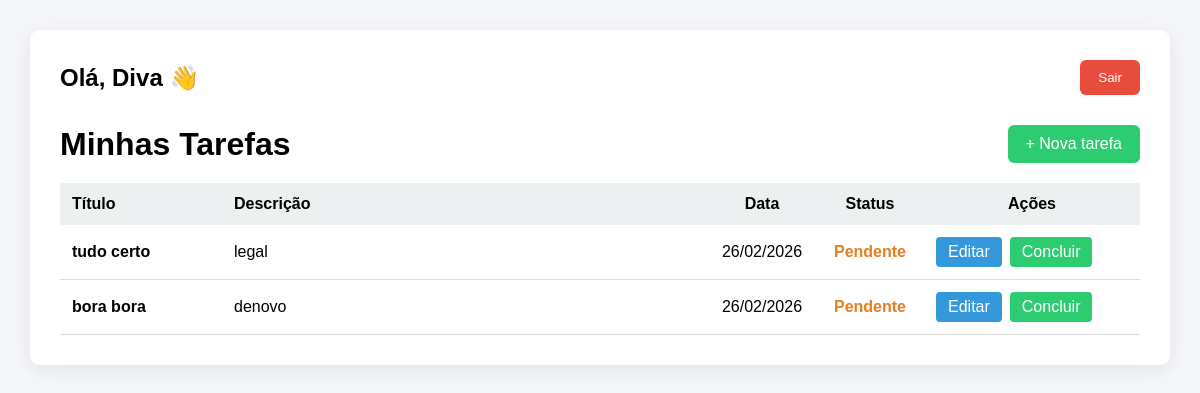
Page / (signed in) on the earlier database version.
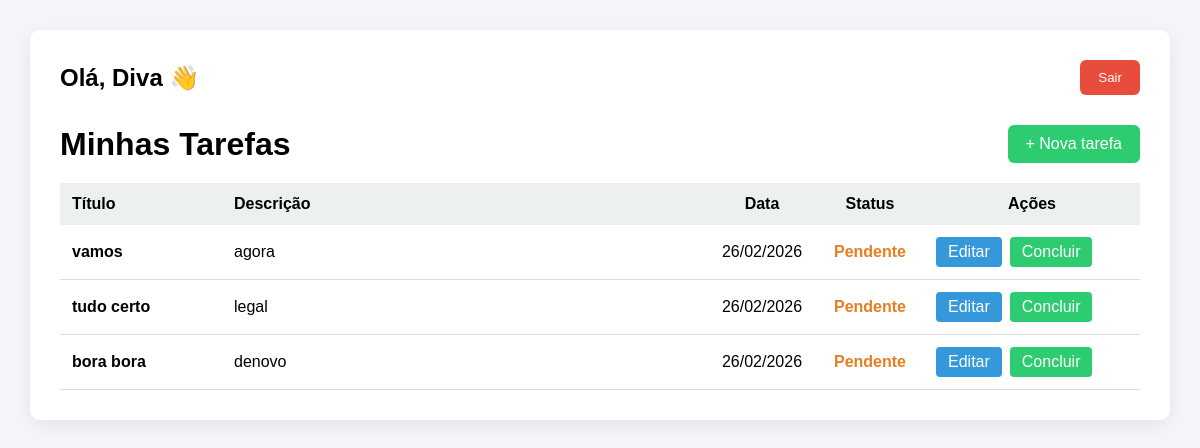
Same page on the later database version.
### todos/models.py (models this page shows, shortened)
class Todo(models.Model):
    user = models.ForeignKey(User, on_delete=models.CASCADE)
    title = models.CharField(max_length=200)
    description = models.TextField(blank=True)
    completed = models.BooleanField(default=False)
    created_at = models.DateTimeField(auto_now_add=True)

### todos/views.py (the view)
# urls.py: path('', views.todo_list, name='list'),
@login_required
def todo_list(request):
    todos = Todo.objects.all().order_by("-created_at")
    return render(request, "todos/todo_list.html", {"todos": todos})

### templates/todos/todo_list.html (shortened to what this page needs)
{% load static %}
<!DOCTYPE html>
<html lang="pt-br">
<head>
</head>
<body style="font-family: Arial; background:#f5f6fa; margin:0; padding:30px;">
<div style="max-width:1200px; margin:auto; background:white; padding:30px; border-radius:10px; box-shadow:0 5px 20px rgba(0,0,0,0.08);">
    <div style="display:flex; justify-content:space-between; align-items:center; margin-bottom:30px;">
        <h2 style="margin:0;">Olá, {{ request.user.username }} 👋</h2>
        <form action="{% url 'logout' %}" method="post">
            <button type="submit"
                style="padding:10px 18px; border:none; background:#e74c3c; color:white;
                       border-radius:6px; cursor:pointer;">
                Sair
            </button>
        </form>
    </div>
    <div style="display:flex; justify-content:space-between; align-items:center; margin-bottom:20px;">
        <h1 style="margin:0;">Minhas Tarefas</h1>
        <a href="{% url 'todos:create' %}"
           style="padding:10px 18px; background:#2ecc71; color:white;
                  text-decoration:none; border-radius:6px;">
            + Nova tarefa
        </a>
    </div>
    {% if todos %}
        <div style="overflow-x:auto;">
            <table style="width:100%; border-collapse:collapse; min-width:900px;">
                <thead>
                    <tr style="background:#ecf0f1;">
                        <th style="padding:12px; text-align:left;">Título</th>
                        <th style="padding:12px; text-align:left;">Descrição</th>
                        <th style="padding:12px;">Data</th>
                        <th style="padding:12px;">Status</th>
                        <th style="padding:12px;">Ações</th>
                    </tr>
                </thead>
                <tbody>
                {% for todo in todos %}
                    <tr style="border-bottom:1px solid #ddd;">
                        <td style="padding:12px; width:15%;">
                            <strong>{{ todo.title }}</strong>
                        </td>
                        <td style="padding:12px; width:45%; word-break:break-word;">
                            {{ todo.description|default:"-" }}
                        </td>
                        <td style="padding:12px; text-align:center; width:10%;">
                            {{ todo.created_at|date:"d/m/Y" }}
                        </td>
                        <td style="padding:12px; text-align:center; width:10%;">
                            {% if todo.completed %}
                                <span style="color:#27ae60; font-weight:bold;">
                                    Concluída
                                </span>
                            {% else %}
                                <span style="color:#e67e22; font-weight:bold;">
                                    Pendente
                                </span>
                            {% endif %}
                        </td>
                        <td style="padding:12px; width:20%;">
                            <div style="display:flex; gap:8px; flex-wrap:wrap;">
                                {% if not todo.completed %}
                                    <a href="{% url 'todos:edit' todo.id %}"
                                       style="padding:6px 12px; background:#3498db;
                                              color:white; text-decoration:none;
                                              border-radius:4px; white-space:nowrap;">
                                        Editar
                                    </a>
                                    <a href="{% url 'todos:complete' todo.id %}"
                                       style="padding:6px 12px; background:#2ecc71;
                                              color:white; text-decoration:none;
                                              border-radius:4px; white-space:nowrap;">
                                        Concluir
                                    </a>
                                {% endif %}
                            </div>
                        </td>
                    </tr>
                {% endfor %}
                </tbody>
            </table>
        </div>
    {% endif %}
</div>
</body>
</html>

Differences in the rows shown:
added Todo: title "vamos", description "agora", created_at "26/02/2026", completed "Pendente"
